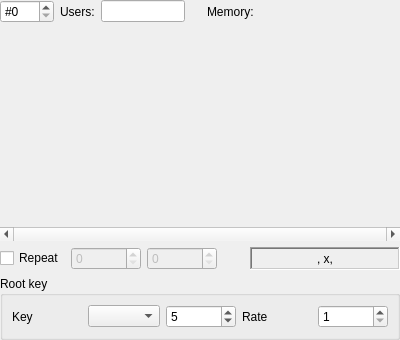
<?xml version="1.0" encoding="UTF-8"?>
<ui version="4.0">
 <class>ADPCMSampleEditor</class>
 <widget class="QWidget" name="ADPCMSampleEditor">
  <property name="geometry">
   <rect>
    <x>0</x>
    <y>0</y>
    <width>400</width>
    <height>340</height>
   </rect>
  </property>
  <property name="acceptDrops">
   <bool>true</bool>
  </property>
  <property name="windowTitle">
   <string notr="true"/>
  </property>
  <layout class="QVBoxLayout" name="verticalLayout">
   <property name="leftMargin">
    <number>0</number>
   </property>
   <property name="topMargin">
    <number>0</number>
   </property>
   <property name="rightMargin">
    <number>0</number>
   </property>
   <property name="bottomMargin">
    <number>0</number>
   </property>
   <item>
    <layout class="QHBoxLayout" name="horizontalLayout_4">
     <item>
      <widget class="QSpinBox" name="sampleNumSpinBox">
       <property name="keyboardTracking">
        <bool>false</bool>
       </property>
       <property name="prefix">
        <string notr="true">#</string>
       </property>
       <property name="maximum">
        <number>127</number>
       </property>
      </widget>
     </item>
     <item alignment="Qt::AlignRight">
      <widget class="QLabel" name="usersLabel">
       <property name="text">
        <string>Users:</string>
       </property>
      </widget>
     </item>
     <item>
      <widget class="QLineEdit" name="usersLineEdit">
       <property name="readOnly">
        <bool>true</bool>
       </property>
      </widget>
     </item>
     <item>
      <spacer name="horizontalSpacer_2">
       <property name="orientation">
        <enum>Qt::Horizontal</enum>
       </property>
       <property name="sizeHint" stdset="0">
        <size>
         <width>40</width>
         <height>20</height>
        </size>
       </property>
      </spacer>
     </item>
     <item alignment="Qt::AlignRight">
      <widget class="QLabel" name="memoryLabel">
       <property name="text">
        <string>Memory:</string>
       </property>
      </widget>
     </item>
     <item>
      <widget class="QWidget" name="memoryWidget" native="true">
       <property name="sizePolicy">
        <sizepolicy hsizetype="Expanding" vsizetype="Preferred">
         <horstretch>0</horstretch>
         <verstretch>0</verstretch>
        </sizepolicy>
       </property>
       <property name="minimumSize">
        <size>
         <width>140</width>
         <height>0</height>
        </size>
       </property>
      </widget>
     </item>
    </layout>
   </item>
   <item>
    <layout class="QVBoxLayout" name="verticalLayout_2">
     <property name="spacing">
      <number>0</number>
     </property>
     <item>
      <widget class="QWidget" name="sampleViewWidget" native="true">
       <property name="sizePolicy">
        <sizepolicy hsizetype="Preferred" vsizetype="Expanding">
         <horstretch>0</horstretch>
         <verstretch>0</verstretch>
        </sizepolicy>
       </property>
      </widget>
     </item>
     <item>
      <widget class="QScrollBar" name="horizontalScrollBar">
       <property name="enabled">
        <bool>true</bool>
       </property>
       <property name="maximum">
        <number>0</number>
       </property>
       <property name="orientation">
        <enum>Qt::Horizontal</enum>
       </property>
      </widget>
     </item>
    </layout>
   </item>
   <item>
    <layout class="QHBoxLayout" name="horizontalLayout_10">
     <item>
      <widget class="QCheckBox" name="repeatCheckBox">
       <property name="text">
        <string>Repeat</string>
       </property>
      </widget>
     </item>
     <item>
      <widget class="AdpcmStartAddressSpinBox" name="repeatBeginSpinBox">
       <property name="enabled">
        <bool>false</bool>
       </property>
       <property name="minimumSize">
        <size>
         <width>70</width>
         <height>0</height>
        </size>
       </property>
      </widget>
     </item>
     <item>
      <widget class="AdpcmStopAddressSpinBox" name="repeatEndSpinBox">
       <property name="enabled">
        <bool>false</bool>
       </property>
       <property name="minimumSize">
        <size>
         <width>70</width>
         <height>0</height>
        </size>
       </property>
      </widget>
     </item>
     <item>
      <spacer name="horizontalSpacer_4">
       <property name="orientation">
        <enum>Qt::Horizontal</enum>
       </property>
       <property name="sizeHint" stdset="0">
        <size>
         <width>40</width>
         <height>20</height>
        </size>
       </property>
      </spacer>
     </item>
     <item>
      <widget class="QLabel" name="detailLabel">
       <property name="minimumSize">
        <size>
         <width>150</width>
         <height>0</height>
        </size>
       </property>
       <property name="frameShape">
        <enum>QFrame::WinPanel</enum>
       </property>
       <property name="frameShadow">
        <enum>QFrame::Sunken</enum>
       </property>
       <property name="text">
        <string notr="true">, x,</string>
       </property>
       <property name="alignment">
        <set>Qt::AlignCenter</set>
       </property>
      </widget>
     </item>
    </layout>
   </item>
   <item>
    <widget class="QGroupBox" name="rootKeyGroupBox">
     <property name="title">
      <string>Root key</string>
     </property>
     <layout class="QHBoxLayout" name="horizontalLayout_9">
      <item>
       <widget class="QLabel" name="rootKeyLabel">
        <property name="text">
         <string>Key</string>
        </property>
       </widget>
      </item>
      <item>
       <widget class="QComboBox" name="rootKeyComboBox"/>
      </item>
      <item>
       <widget class="QSpinBox" name="rootKeySpinBox">
        <property name="maximum">
         <number>7</number>
        </property>
        <property name="value">
         <number>5</number>
        </property>
       </widget>
      </item>
      <item>
       <widget class="QLabel" name="rootRateLabel">
        <property name="text">
         <string>Rate</string>
        </property>
       </widget>
      </item>
      <item>
       <widget class="QSpinBox" name="rootRateSpinBox">
        <property name="minimum">
         <number>1</number>
        </property>
        <property name="maximum">
         <number>65535</number>
        </property>
       </widget>
      </item>
     </layout>
    </widget>
   </item>
  </layout>
  <action name="action_Resize">
   <property name="icon">
    <iconset resource="../../resources/icon/icon.qrc">
     <normaloff>:/icon/settings</normaloff>:/icon/settings</iconset>
   </property>
   <property name="text">
    <string>&amp;Resize</string>
   </property>
  </action>
  <action name="actionRe_verse">
   <property name="icon">
    <iconset resource="../../resources/icon/icon.qrc">
     <normaloff>:/icon/reverse</normaloff>:/icon/reverse</iconset>
   </property>
   <property name="text">
    <string>Re&amp;verse</string>
   </property>
  </action>
  <action name="actionZoom_In">
   <property name="icon">
    <iconset resource="../../resources/icon/icon.qrc">
     <normaloff>:/icon/zoom_in</normaloff>:/icon/zoom_in</iconset>
   </property>
   <property name="text">
    <string>Zoom I&amp;n</string>
   </property>
  </action>
  <action name="actionZoom_Out">
   <property name="icon">
    <iconset resource="../../resources/icon/icon.qrc">
     <normaloff>:/icon/zoom_out</normaloff>:/icon/zoom_out</iconset>
   </property>
   <property name="text">
    <string>Zoom &amp;Out</string>
   </property>
  </action>
  <action name="action_Import">
   <property name="icon">
    <iconset resource="../../resources/icon/icon.qrc">
     <normaloff>:/icon/load_inst</normaloff>:/icon/load_inst</iconset>
   </property>
   <property name="text">
    <string>&amp;Import</string>
   </property>
  </action>
  <action name="action_Clear">
   <property name="icon">
    <iconset resource="../../resources/icon/icon.qrc">
     <normaloff>:/icon/duplicate_order</normaloff>:/icon/duplicate_order</iconset>
   </property>
   <property name="text">
    <string>&amp;Clear</string>
   </property>
  </action>
  <action name="action_Grid_View">
   <property name="checkable">
    <bool>true</bool>
   </property>
   <property name="icon">
    <iconset resource="../../resources/icon/icon.qrc">
     <normaloff>:/icon/eye</normaloff>:/icon/eye</iconset>
   </property>
   <property name="text">
    <string>&amp;Grid View</string>
   </property>
  </action>
  <action name="actionG_rid_Settings">
   <property name="text">
    <string>Grid &amp;Settings...</string>
   </property>
  </action>
  <action name="action_Draw_Sample">
   <property name="checkable">
    <bool>true</bool>
   </property>
   <property name="icon">
    <iconset resource="../../resources/icon/icon.qrc">
     <normaloff>:/icon/edit_inst</normaloff>:/icon/edit_inst</iconset>
   </property>
   <property name="text">
    <string>&amp;Draw Sample</string>
   </property>
  </action>
  <action name="actionDirec_t_Draw">
   <property name="checkable">
    <bool>true</bool>
   </property>
   <property name="icon">
    <iconset resource="../../resources/icon/icon.qrc">
     <normaloff>:/icon/chart_edit</normaloff>:/icon/chart_edit</iconset>
   </property>
   <property name="text">
    <string>Direc&amp;t Draw</string>
   </property>
  </action>
 </widget>
 <customwidgets>
  <customwidget>
   <class>AdpcmStartAddressSpinBox</class>
   <extends>QSpinBox</extends>
   <header>gui/instrument_editor/adpcm_address_spin_box.hpp</header>
  </customwidget>
  <customwidget>
   <class>AdpcmStopAddressSpinBox</class>
   <extends>QSpinBox</extends>
   <header>gui/instrument_editor/adpcm_address_spin_box.hpp</header>
  </customwidget>
 </customwidgets>
 <tabstops>
  <tabstop>sampleNumSpinBox</tabstop>
  <tabstop>usersLineEdit</tabstop>
  <tabstop>repeatCheckBox</tabstop>
  <tabstop>repeatBeginSpinBox</tabstop>
  <tabstop>repeatEndSpinBox</tabstop>
  <tabstop>rootKeyComboBox</tabstop>
  <tabstop>rootKeySpinBox</tabstop>
  <tabstop>rootRateSpinBox</tabstop>
 </tabstops>
 <resources>
  <include location="../../resources/icon/icon.qrc"/>
 </resources>
 <connections/>
</ui>
